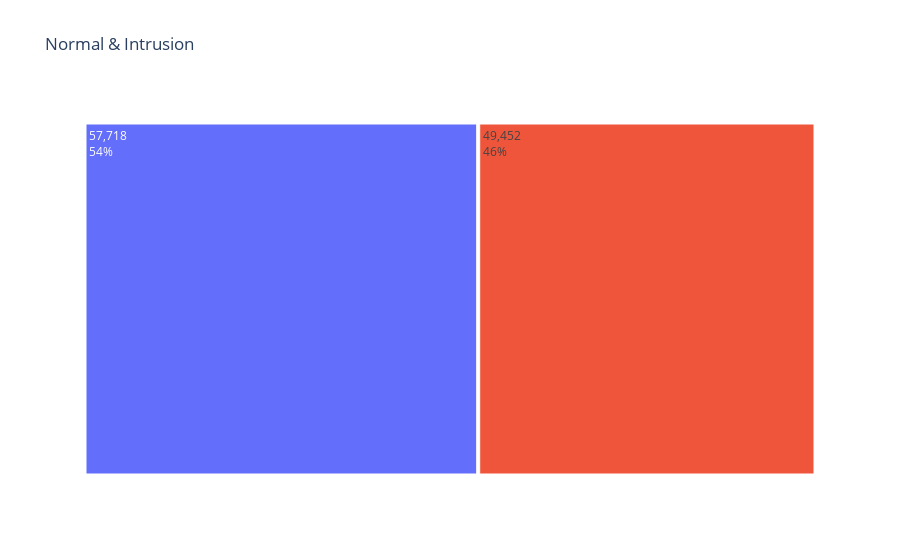

Write notebook code for a chart like this one.
### Code cell
# Sample data (replace this with your actual data)
data = {'type_of_attack': ['normal', 'attack'],
        'count': [normal_count, attack_count]}

df_count = pd.DataFrame(data)

fig = px.treemap(df_count, 
                 path=['type_of_attack'], 
                 values='count', 
                 title='Normal & Intrusion')

fig.update_traces(textinfo='value+percent parent')
fig.show()

### Figure 1 — Plotly figure (JSON) as saved in the notebook; plotly's stock layout.template omitted (floating-point values rounded to 4 significant figures)
{"data": [{"branchvalues": "total", "domain": {"x": [0, 1], "y": [0, 1]}, "hovertemplate": "labels=%{label}<br>count=%{value}<br>parent=%{parent}<br>id=%{id}<extra></extra>", "ids": ["attack", "normal"], "labels": ["attack", "normal"], "name": "", "parents": ["", ""], "textinfo": "value+percent parent", "type": "treemap", "values": [49452, 57718]}], "layout": {"legend": {"tracegroupgap": 0}, "title": {"text": "Normal & Intrusion"}}}
